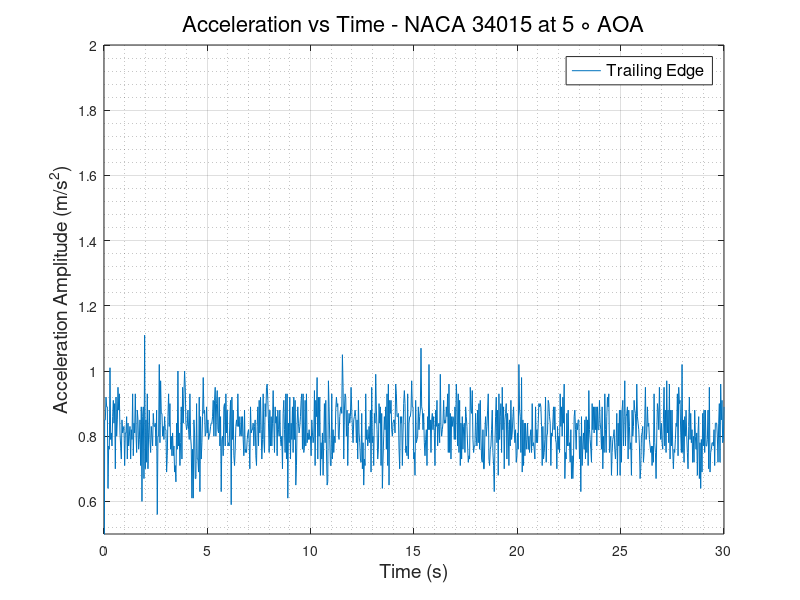
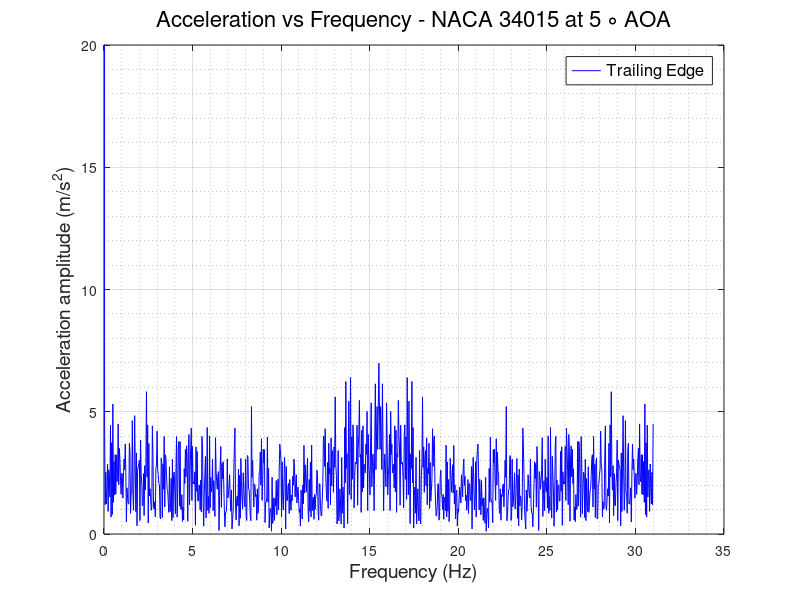

MATLAB code to generate these figures, in order:
clc
clear
close all
%% READING ACCELEROMETER DATA and defining Variables
                      % TRAILING EDGE %
data   = xlsread('TE_500rpm.csv');
TE_time   = data(:,1);
TE_X_acc  = data(:,2);
TE_Y_acc  = data(:,3);
TE_Z_acc  = data(:,4);
TE_R_acc  = sqrt(TE_X_acc.^2 + TE_Y_acc.^2 + TE_Z_acc.^2);
% plot(TE_time,TE_R_acc)
N      = numel(TE_time);
Ts     = abs(diff(TE_time(1:2)));
fs     = 1/Ts;
f_axis = [0:N-1]*fs/N;
A_freq_TE = fft(TE_Z_acc);
figure(1)
plot(TE_time, TE_Z_acc)
grid on
grid minor
xlabel('Time (s)','FontSize',14,'FontWeight','normal')
ylabel('Acceleration Amplitude (m/s^2)','FontSize',14,'FontWeight','normal')
legend ('Trailing Edge','FontSize',12,'FontWeight','normal')
title('Acceleration vs Time - NACA 34015 at 5 \circ AOA','FontSize',16,'FontWeight','normal')
ylim([0.5 2])
figure(2)
plot(f_axis,abs(A_freq_TE),'-b','LineWidth',0.5)
grid on 
grid minor
ylabel('Acceleration amplitude (m/s^2)','FontSize',14,'FontWeight','normal')
xlabel('Frequency (Hz)','FontSize',14,'FontWeight','normal')
ylim([0 20])
legend ('Trailing Edge','FontSize',12,'FontWeight','normal')
title('Acceleration vs Frequency - NACA 34015 at 5 \circ AOA','FontSize',16,'FontWeight','normal')
